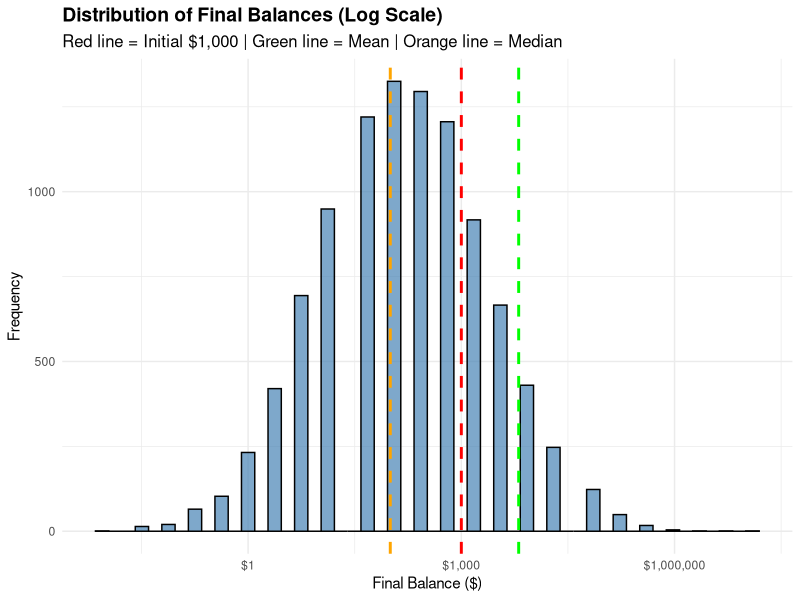
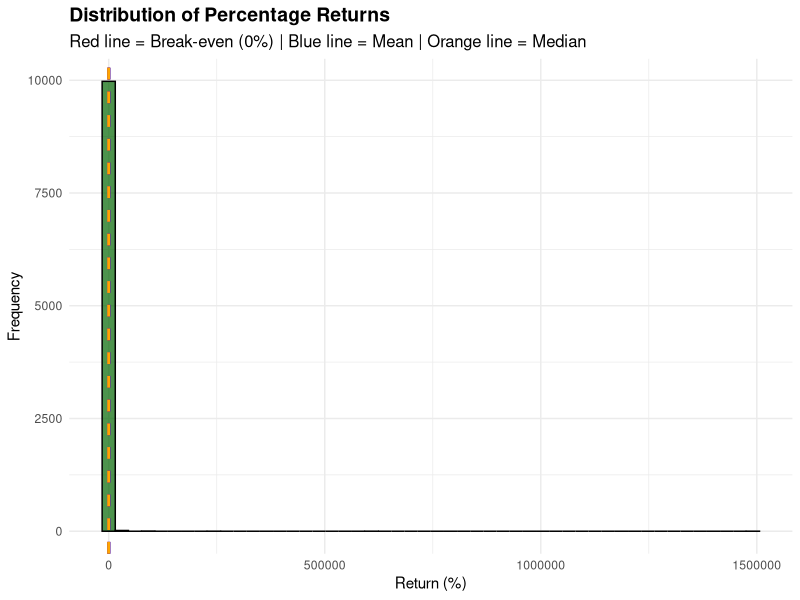
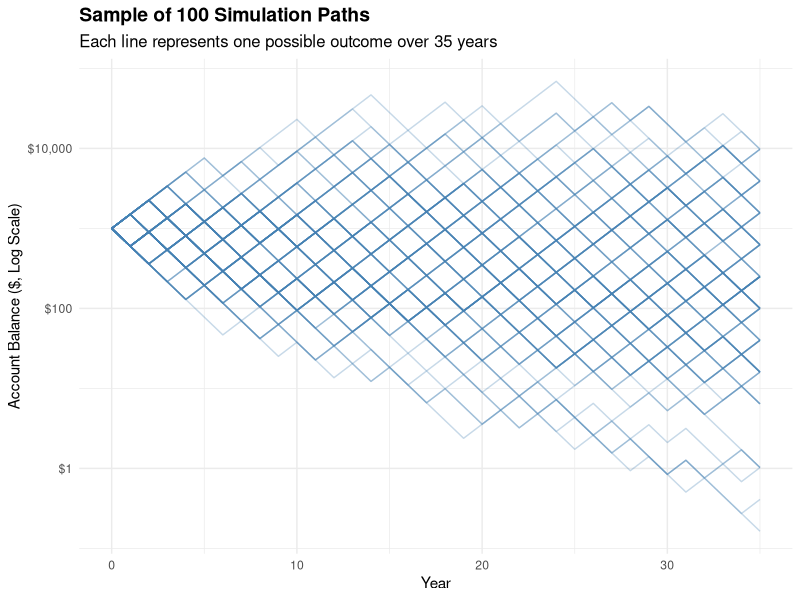
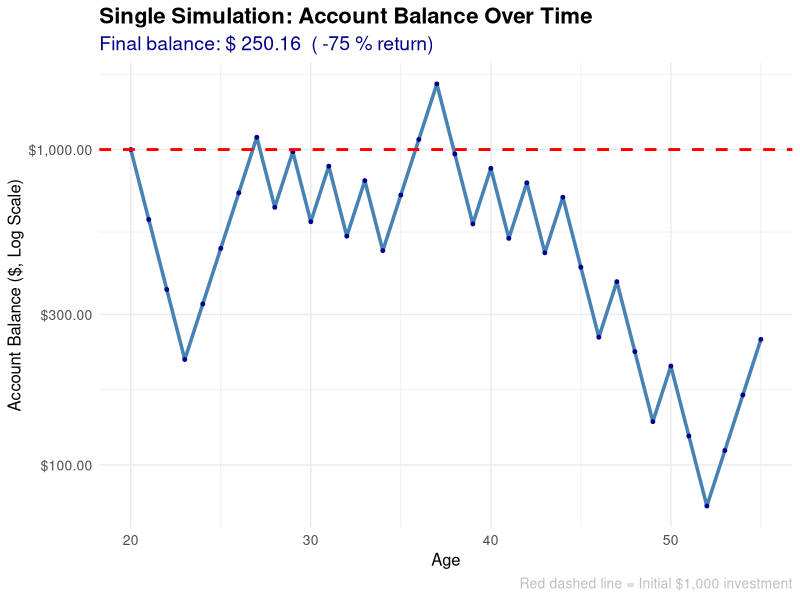

Generate these figures, in order, with R:
## ---- chunk 1
#| label: complete-simulation

# Load required libraries
library(dplyr)
library(ggplot2)
library(purrr)
library(tibble)
library(scales)

# Set global options
knitr::opts_chunk$set(
  echo = TRUE,
  warning = FALSE,
  message = FALSE,
  fig.width = 10,
  fig.height = 6
)

# Game parameters
initial_balance <- 1000
heads_multiplier <- 1.5  # +50%
tails_multiplier <- 0.6  # -40%
years_to_retirement <- 35  # Assuming starting at age 20
num_simulations <- 10000

# Function to simulate a single game
simulate_game <- function(initial_balance, years, heads_mult, tails_mult) {
  balance <- initial_balance
  
  # Track the balance over time for this simulation
  balance_history <- numeric(years + 1)
  balance_history[1] <- balance
  
  for (year in 1:years) {
    # Flip coin (0 = tails, 1 = heads)
    coin_flip <- rbinom(1, 1, 0.5)
    
    if (coin_flip == 1) {
      # Heads: increase by 50%
      balance <- balance * heads_mult
    } else {
      # Tails: decrease by 40%
      balance <- balance * tails_mult
    }
    
    balance_history[year + 1] <- balance
  }
  
  return(list(
    final_balance = balance,
    balance_history = balance_history
  ))
}

# Run many simulations
set.seed(123)  # For reproducibility

# Run simulations
simulation_results <- map(1:num_simulations, function(i) {
  simulate_game(initial_balance, years_to_retirement, heads_multiplier, tails_multiplier)
})

# Extract final balances
final_balances <- map_dbl(simulation_results, ~ .x$final_balance)

# Create results dataframe
results_df <- tibble(
  simulation = 1:num_simulations,
  final_balance = final_balances,
  return_pct = (final_balances / initial_balance - 1) * 100
)

# Summary statistics
summary_stats <- results_df %>%
  summarise(
    mean_balance = mean(final_balance),
    median_balance = median(final_balance),
    min_balance = min(final_balance),
    max_balance = max(final_balance),
    mean_return = mean(return_pct),
    median_return = median(return_pct),
    prob_positive = mean(return_pct > 0),
    prob_break_even = mean(final_balance >= initial_balance)
  )

# Mathematical analysis
expected_annual_return <- 0.5 * 1.5 + 0.5 * 0.6  # 0.5 * 1.5 + 0.5 * 0.6 = 1.05
expected_total_return <- expected_annual_return^years_to_retirement
expected_final_balance <- initial_balance * expected_total_return

# Volatility analysis
volatility_stats <- results_df %>%
  summarise(
    std_dev = sd(return_pct),
    q25 = quantile(return_pct, 0.25),
    q75 = quantile(return_pct, 0.75),
    q90 = quantile(return_pct, 0.90),
    q95 = quantile(return_pct, 0.95),
    q99 = quantile(return_pct, 0.99)
  )

# Print results
cat("=== GAME PARAMETERS ===")
cat("\nInitial Balance: $", format(initial_balance, big.mark = ","))
cat("\nHeads: +50% (multiplier =", heads_multiplier, ")")
cat("\nTails: -40% (multiplier =", tails_multiplier, ")")
cat("\nYears to retirement:", years_to_retirement)
cat("\nNumber of simulations:", format(num_simulations, big.mark = ","))

cat("\n\n=== SIMULATION RESULTS ===")
cat("\nMean final balance: $", format(round(summary_stats$mean_balance, 2), big.mark = ","))
cat("\nMedian final balance: $", format(round(summary_stats$median_balance, 2), big.mark = ","))
cat("\nMin final balance: $", format(round(summary_stats$min_balance, 2), big.mark = ","))
cat("\nMax final balance: $", format(round(summary_stats$max_balance, 2), big.mark = ","))
cat("\nMean return: ", round(summary_stats$mean_return, 1), "%")
cat("\nMedian return: ", round(summary_stats$median_return, 1), "%")
cat("\nProbability of positive return: ", round(summary_stats$prob_positive * 100, 1), "%")
cat("\nProbability of breaking even or better: ", round(summary_stats$prob_break_even * 100, 1), "%")

cat("\n\n=== MATHEMATICAL ANALYSIS ===")
cat("\nExpected annual multiplier:", round(expected_annual_return, 4))
cat("\nExpected total multiplier over", years_to_retirement, "years:", round(expected_total_return, 2))
cat("\nExpected final balance: $", format(round(expected_final_balance, 2), big.mark = ","))
cat("\nExpected return: ", round((expected_final_balance / initial_balance - 1) * 100, 1), "%")

cat("\n\n=== VOLATILITY ANALYSIS ===")
cat("\nStandard deviation of returns:", round(volatility_stats$std_dev, 1), "%")
cat("\n25th percentile:", round(volatility_stats$q25, 1), "%")
cat("\n75th percentile:", round(volatility_stats$q75, 1), "%")
cat("\n90th percentile:", round(volatility_stats$q90, 1), "%")
cat("\n95th percentile:", round(volatility_stats$q95, 1), "%")
cat("\n99th percentile:", round(volatility_stats$q99, 1), "%")
## ---- chunk 2
#| label: visualizations

# Distribution of Final Balances
p1 <- ggplot(results_df, aes(x = final_balance)) +
  geom_histogram(bins = 50, fill = "steelblue", alpha = 0.7, color = "black") +
  geom_vline(xintercept = initial_balance, color = "red", linetype = "dashed", size = 1) +
  geom_vline(xintercept = summary_stats$mean_balance, color = "green", linetype = "dashed", size = 1) +
  geom_vline(xintercept = summary_stats$median_balance, color = "orange", linetype = "dashed", size = 1) +
  scale_x_continuous(labels = dollar_format(), trans = "log10") +
  labs(
    title = "Distribution of Final Balances (Log Scale)",
    subtitle = "Red line = Initial $1,000 | Green line = Mean | Orange line = Median",
    x = "Final Balance ($)",
    y = "Frequency"
  ) +
  theme_minimal() +
  theme(
    plot.title = element_text(size = 14, face = "bold"),
    plot.subtitle = element_text(size = 12)
  )

# Distribution of Returns
p2 <- ggplot(results_df, aes(x = return_pct)) +
  geom_histogram(bins = 50, fill = "darkgreen", alpha = 0.7, color = "black") +
  geom_vline(xintercept = 0, color = "red", linetype = "dashed", size = 1) +
  geom_vline(xintercept = summary_stats$mean_return, color = "blue", linetype = "dashed", size = 1) +
  geom_vline(xintercept = summary_stats$median_return, color = "orange", linetype = "dashed", size = 1) +
  labs(
    title = "Distribution of Percentage Returns",
    subtitle = "Red line = Break-even (0%) | Blue line = Mean | Orange line = Median",
    x = "Return (%)",
    y = "Frequency"
  ) +
  theme_minimal() +
  theme(
    plot.title = element_text(size = 14, face = "bold"),
    plot.subtitle = element_text(size = 12)
  )

# Sample Paths Over Time
sample_indices <- sample(1:num_simulations, 100)
sample_histories <- map(sample_indices, ~ simulation_results[[.x]]$balance_history)

years <- 0:years_to_retirement
path_data <- map_dfr(1:length(sample_histories), function(i) {
  tibble(
    simulation = i,
    year = years,
    balance = sample_histories[[i]]
  )
})

p3 <- ggplot(path_data, aes(x = year, y = balance, group = simulation)) +
  geom_line(alpha = 0.3, color = "steelblue") +
  scale_y_continuous(labels = dollar_format(), trans = "log10") +
  labs(
    title = "Sample of 100 Simulation Paths",
    subtitle = "Each line represents one possible outcome over 35 years",
    x = "Year",
    y = "Account Balance ($, Log Scale)"
  ) +
  theme_minimal() +
  theme(
    plot.title = element_text(size = 14, face = "bold"),
    plot.subtitle = element_text(size = 12)
  )

# Display plots
print(p1)
print(p2)
print(p3)
## ---- chunk 3
#| label: expected-value-analysis

# Calculate expected value after 1 coin flip
prob_heads <- 0.5
prob_tails <- 0.5
heads_outcome <- initial_balance * heads_multiplier  # $1,000 * 1.5 = $1,500
tails_outcome <- initial_balance * tails_multiplier  # $1,000 * 0.6 = $600

expected_value_1_flip <- prob_heads * heads_outcome + prob_tails * tails_outcome

cat("=== EXPECTED VALUE AFTER 1 COIN FLIP ===")
cat("\nInitial balance: $", format(initial_balance, big.mark = ","))
cat("\nHeads outcome (50% chance): $", format(heads_outcome, big.mark = ","))
cat("\nTails outcome (50% chance): $", format(tails_outcome, big.mark = ","))
cat("\nExpected value = 0.5 × $", format(heads_outcome, big.mark = ","), " + 0.5 × $", format(tails_outcome, big.mark = ","))
cat("\nExpected value = $", format(expected_value_1_flip, big.mark = ","))
cat("\nExpected return = ", round((expected_value_1_flip / initial_balance - 1) * 100, 1), "%")
## ---- chunk 4
#| label: expectation-vs-reality

cat("\n=== EXPECTATION VS. REALITY ===")
cat("\nExpected value after 1 flip: $", format(expected_value_1_flip, big.mark = ","))
cat("\nInitial investment: $", format(initial_balance, big.mark = ","))
cat("\nDifference: $", format(expected_value_1_flip - initial_balance, big.mark = ","))

if (expected_value_1_flip > initial_balance) {
  cat("\n\n✅ POSITIVE EXPECTED VALUE: The expected value is HIGHER than the initial investment.")
  cat("\n   This means the game has a positive expected return of ", round((expected_value_1_flip / initial_balance - 1) * 100, 1), "% per flip.")
  cat("\n   Based on this, you would expect your account to be worth MORE than $1,000.")
} else {
  cat("\n\n❌ NEGATIVE EXPECTED VALUE: The expected value is LOWER than the initial investment.")
  cat("\n   This means the game has a negative expected return.")
  cat("\n   Based on this, you would expect your account to be worth LESS than $1,000.")
}

cat("\n\nHowever, this is just the mathematical expectation. The reality is more complex:")
cat("\n- You have a 50% chance of gaining $500 (ending with $1,500)")
cat("\n- You have a 50% chance of losing $400 (ending with $600)")
cat("\n- The expected value is positive, but most individual outcomes will be losses!")
## ---- chunk 5
#| label: single-simulation

# Run a single simulation and track balance over time
single_sim <- simulate_game(initial_balance, years_to_retirement, heads_multiplier, tails_multiplier)

# Create data for plotting
years <- 0:years_to_retirement
single_sim_data <- tibble(
  year = years,
  age = 20 + years,  # Starting at age 20
  balance = single_sim$balance_history,
  return_pct = (balance / initial_balance - 1) * 100
)

# Create the plot
p_single <- ggplot(single_sim_data, aes(x = age, y = balance)) +
  geom_line(color = "steelblue", size = 1.2) +
  geom_point(color = "darkblue", size = 1) +
  geom_hline(yintercept = initial_balance, color = "red", linetype = "dashed", size = 1) +
  scale_y_continuous(labels = dollar_format(), trans = "log10") +
  labs(
    title = "Single Simulation: Account Balance Over Time",
    subtitle = paste("Final balance: $", format(round(single_sim$final_balance, 2), big.mark = ","), 
                     " (", round((single_sim$final_balance / initial_balance - 1) * 100, 1), "% return)"),
    x = "Age",
    y = "Account Balance ($, Log Scale)",
    caption = "Red dashed line = Initial $1,000 investment"
  ) +
  theme_minimal() +
  theme(
    plot.title = element_text(size = 16, face = "bold"),
    plot.subtitle = element_text(size = 14, color = "darkblue"),
    plot.caption = element_text(size = 10, color = "gray"),
    axis.title = element_text(size = 12),
    axis.text = element_text(size = 10)
  )

print(p_single)

# Analysis of this single simulation
cat("\n=== SINGLE SIMULATION ANALYSIS ===")
cat("\nStarting age: 20")
cat("\nRetirement age: 55")
cat("\nInitial balance: $", format(initial_balance, big.mark = ","))
cat("\nFinal balance: $", format(round(single_sim$final_balance, 2), big.mark = ","))
cat("\nTotal return: ", round((single_sim$final_balance / initial_balance - 1) * 100, 1), "%")
cat("\nAnnualized return: ", round((single_sim$final_balance / initial_balance)^(1/years_to_retirement) - 1, 3) * 100, "%")

# Count heads and tails in this simulation
# We can estimate this from the final balance
estimated_heads <- (log(single_sim$final_balance / initial_balance) - years_to_retirement * log(0.6)) / (log(1.5) - log(0.6))
estimated_tails <- years_to_retirement - estimated_heads

cat("\nEstimated heads: ", round(estimated_heads, 1), " out of ", years_to_retirement, " flips")
cat("\nEstimated tails: ", round(estimated_tails, 1), " out of ", years_to_retirement, " flips")

# Comment on results
cat("\n\n=== COMMENTARY ===")
if (single_sim$final_balance > initial_balance) {
  cat("\n🎉 SUCCESS! This simulation resulted in a PROFIT.")
  cat("\n   The account grew from $1,000 to $", format(round(single_sim$final_balance, 2), big.mark = ","), ".")
  cat("\n   This represents a ", round((single_sim$final_balance / initial_balance - 1) * 100, 1), "% gain over 35 years.")
} else {
  cat("\n😞 LOSS! This simulation resulted in a LOSS.")
  cat("\n   The account shrank from $1,000 to $", format(round(single_sim$final_balance, 2), big.mark = ","), ".")
  cat("\n   This represents a ", round((single_sim$final_balance / initial_balance - 1) * 100, 1), "% loss over 35 years.")
}

cat("\n\nThis single simulation shows the high volatility of the game.")
cat("\nWhile the expected value is positive, individual outcomes can vary dramatically.")
cat("\nThe log scale on the y-axis helps visualize the extreme range of possible outcomes.")
